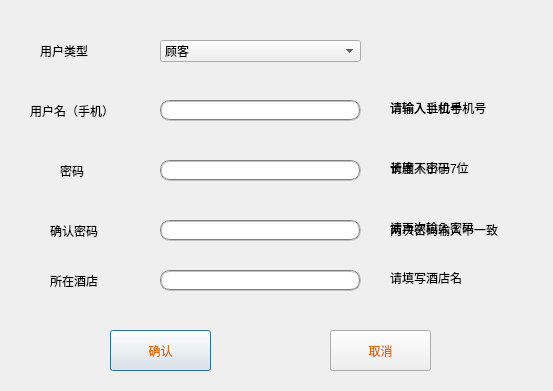
<?xml version="1.0" encoding="UTF-8"?>
<ui version="4.0">
 <class>Register</class>
 <widget class="QDialog" name="Register">
  <property name="geometry">
   <rect>
    <x>0</x>
    <y>0</y>
    <width>553</width>
    <height>391</height>
   </rect>
  </property>
  <property name="windowTitle">
   <string>注册</string>
  </property>
  <widget class="QPushButton" name="confirm">
   <property name="geometry">
    <rect>
     <x>110</x>
     <y>330</y>
     <width>101</width>
     <height>41</height>
    </rect>
   </property>
   <property name="styleSheet">
    <string notr="true">QPushButton
{
border-image: url(:/Image/kuang4.png);
font: 100 11pt &quot;方正清刻本悦宋简体&quot;;
color:rgb(213, 108, 15)
}
QPushButton:hover
{
border-image: url(:/Image/kuang6.png);
font: 100 11pt &quot;方正清刻本悦宋简体&quot;;
color:rgb(244, 234, 41)
}
QPushButton:pressed
{
border-image: url(:/Image/kuang7.png);
font: 100 11pt &quot;方正清刻本悦宋简体&quot;;
color:rgb(153, 94, 30)
}</string>
   </property>
   <property name="text">
    <string>确认</string>
   </property>
  </widget>
  <widget class="QPushButton" name="cancel">
   <property name="geometry">
    <rect>
     <x>330</x>
     <y>330</y>
     <width>101</width>
     <height>41</height>
    </rect>
   </property>
   <property name="styleSheet">
    <string notr="true">QPushButton
{
border-image: url(:/Image/kuang4.png);
font: 100 11pt &quot;方正清刻本悦宋简体&quot;;
color:rgb(213, 108, 15)
}
QPushButton:hover
{
border-image: url(:/Image/kuang6.png);
font: 100 11pt &quot;方正清刻本悦宋简体&quot;;
color:rgb(244, 234, 41)
}
QPushButton:pressed
{
border-image: url(:/Image/kuang7.png);
font: 100 11pt &quot;方正清刻本悦宋简体&quot;;
color:rgb(153, 94, 30)
}</string>
   </property>
   <property name="text">
    <string>取消</string>
   </property>
  </widget>
  <widget class="QLineEdit" name="phonenum">
   <property name="geometry">
    <rect>
     <x>160</x>
     <y>100</y>
     <width>201</width>
     <height>21</height>
    </rect>
   </property>
   <property name="styleSheet">
    <string notr="true">border:2px groove gray;border-radius:10px;padding:2px 4px</string>
   </property>
   <property name="echoMode">
    <enum>QLineEdit::Normal</enum>
   </property>
  </widget>
  <widget class="QLineEdit" name="password">
   <property name="geometry">
    <rect>
     <x>160</x>
     <y>160</y>
     <width>201</width>
     <height>21</height>
    </rect>
   </property>
   <property name="styleSheet">
    <string notr="true">border:2px groove gray;border-radius:10px;padding:2px 4px</string>
   </property>
   <property name="echoMode">
    <enum>QLineEdit::Password</enum>
   </property>
  </widget>
  <widget class="QLineEdit" name="passwordcon">
   <property name="geometry">
    <rect>
     <x>160</x>
     <y>220</y>
     <width>201</width>
     <height>21</height>
    </rect>
   </property>
   <property name="styleSheet">
    <string notr="true">border:2px groove gray;border-radius:10px;padding:2px 4px</string>
   </property>
   <property name="echoMode">
    <enum>QLineEdit::Password</enum>
   </property>
  </widget>
  <widget class="QLabel" name="label">
   <property name="geometry">
    <rect>
     <x>30</x>
     <y>100</y>
     <width>121</width>
     <height>21</height>
    </rect>
   </property>
   <property name="styleSheet">
    <string notr="true">font: 11pt &quot;方正清刻本悦宋简体&quot;;</string>
   </property>
   <property name="text">
    <string>用户名（手机）</string>
   </property>
  </widget>
  <widget class="QLabel" name="label_2">
   <property name="geometry">
    <rect>
     <x>60</x>
     <y>160</y>
     <width>71</width>
     <height>21</height>
    </rect>
   </property>
   <property name="styleSheet">
    <string notr="true">font: 11pt &quot;方正清刻本悦宋简体&quot;;</string>
   </property>
   <property name="text">
    <string>密码</string>
   </property>
  </widget>
  <widget class="QLabel" name="label_3">
   <property name="geometry">
    <rect>
     <x>50</x>
     <y>220</y>
     <width>71</width>
     <height>21</height>
    </rect>
   </property>
   <property name="styleSheet">
    <string notr="true">font: 11pt &quot;方正清刻本悦宋简体&quot;;</string>
   </property>
   <property name="text">
    <string>确认密码</string>
   </property>
  </widget>
  <widget class="QLabel" name="label_4">
   <property name="geometry">
    <rect>
     <x>40</x>
     <y>40</y>
     <width>81</width>
     <height>21</height>
    </rect>
   </property>
   <property name="styleSheet">
    <string notr="true">font: 11pt &quot;方正清刻本悦宋简体&quot;;</string>
   </property>
   <property name="text">
    <string>用户类型</string>
   </property>
  </widget>
  <widget class="QComboBox" name="comboBox">
   <property name="enabled">
    <bool>true</bool>
   </property>
   <property name="geometry">
    <rect>
     <x>160</x>
     <y>40</y>
     <width>201</width>
     <height>22</height>
    </rect>
   </property>
   <property name="currentText">
    <string>顾客</string>
   </property>
   <item>
    <property name="text">
     <string>顾客</string>
    </property>
   </item>
   <item>
    <property name="text">
     <string>管理员</string>
    </property>
   </item>
   <item>
    <property name="text">
     <string>酒店</string>
    </property>
   </item>
  </widget>
  <widget class="QLabel" name="label_p">
   <property name="geometry">
    <rect>
     <x>390</x>
     <y>100</y>
     <width>141</width>
     <height>16</height>
    </rect>
   </property>
   <property name="styleSheet">
    <string notr="true">font: 9pt &quot;方正清刻本悦宋简体&quot;;</string>
   </property>
   <property name="text">
    <string>请输入11位手机号</string>
   </property>
  </widget>
  <widget class="QLabel" name="label_w">
   <property name="geometry">
    <rect>
     <x>390</x>
     <y>160</y>
     <width>131</width>
     <height>16</height>
    </rect>
   </property>
   <property name="styleSheet">
    <string notr="true">font: 9pt &quot;方正清刻本悦宋简体&quot;;</string>
   </property>
   <property name="text">
    <string>长度不小于7位</string>
   </property>
  </widget>
  <widget class="QLabel" name="label_rw">
   <property name="geometry">
    <rect>
     <x>390</x>
     <y>220</y>
     <width>151</width>
     <height>20</height>
    </rect>
   </property>
   <property name="styleSheet">
    <string notr="true">font: 9pt &quot;方正清刻本悦宋简体&quot;;</string>
   </property>
   <property name="text">
    <string>两次密码输入不一致</string>
   </property>
  </widget>
  <widget class="QLabel" name="label_phone">
   <property name="geometry">
    <rect>
     <x>390</x>
     <y>100</y>
     <width>111</width>
     <height>16</height>
    </rect>
   </property>
   <property name="styleSheet">
    <string notr="true">font: 9pt &quot;方正清刻本悦宋简体&quot;;</string>
   </property>
   <property name="text">
    <string>请输入手机号</string>
   </property>
  </widget>
  <widget class="QLabel" name="label_password">
   <property name="geometry">
    <rect>
     <x>390</x>
     <y>160</y>
     <width>101</width>
     <height>16</height>
    </rect>
   </property>
   <property name="styleSheet">
    <string notr="true">font: 9pt &quot;方正清刻本悦宋简体&quot;;</string>
   </property>
   <property name="text">
    <string>请输入密码</string>
   </property>
  </widget>
  <widget class="QLabel" name="label_passwordcon">
   <property name="geometry">
    <rect>
     <x>390</x>
     <y>220</y>
     <width>121</width>
     <height>16</height>
    </rect>
   </property>
   <property name="styleSheet">
    <string notr="true">font: 9pt &quot;方正清刻本悦宋简体&quot;;</string>
   </property>
   <property name="text">
    <string>请再次输入密码</string>
   </property>
  </widget>
  <widget class="QLabel" name="label_5">
   <property name="geometry">
    <rect>
     <x>50</x>
     <y>270</y>
     <width>71</width>
     <height>21</height>
    </rect>
   </property>
   <property name="styleSheet">
    <string notr="true">font: 11pt &quot;方正清刻本悦宋简体&quot;;</string>
   </property>
   <property name="text">
    <string>所在酒店</string>
   </property>
  </widget>
  <widget class="QLineEdit" name="manager_hotel">
   <property name="geometry">
    <rect>
     <x>160</x>
     <y>270</y>
     <width>201</width>
     <height>21</height>
    </rect>
   </property>
   <property name="styleSheet">
    <string notr="true">border:2px groove gray;border-radius:10px;padding:2px 4px</string>
   </property>
  </widget>
  <widget class="QLabel" name="label_6">
   <property name="geometry">
    <rect>
     <x>390</x>
     <y>270</y>
     <width>131</width>
     <height>16</height>
    </rect>
   </property>
   <property name="styleSheet">
    <string notr="true">font: 9pt &quot;方正清刻本悦宋简体&quot;;</string>
   </property>
   <property name="text">
    <string>请填写酒店名</string>
   </property>
  </widget>
 </widget>
 <resources/>
 <connections>
  <connection>
   <sender>cancel</sender>
   <signal>clicked()</signal>
   <receiver>Register</receiver>
   <slot>close()</slot>
   <hints>
    <hint type="sourcelabel">
     <x>344</x>
     <y>313</y>
    </hint>
    <hint type="destinationlabel">
     <x>453</x>
     <y>396</y>
    </hint>
   </hints>
  </connection>
 </connections>
</ui>
